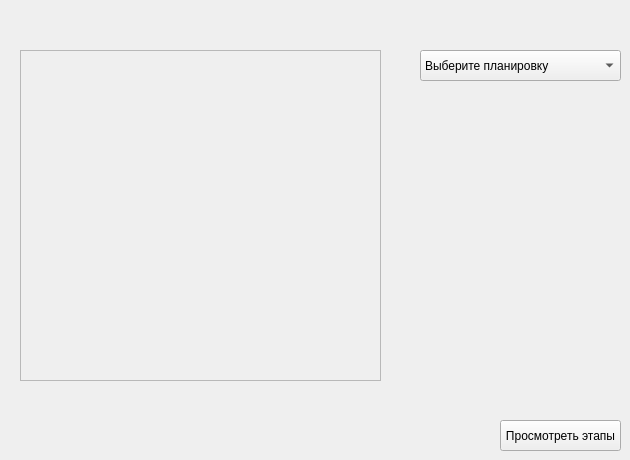
      <widget class="QWidget" name="tab">
       <attribute name="title">
        <string>Выбор</string>
       </attribute>
       <widget class="QComboBox" name="comboModelName">
        <property name="geometry">
         <rect>
          <x>420</x>
          <y>50</y>
          <width>201</width>
          <height>31</height>
         </rect>
        </property>
        <item>
         <property name="text">
          <string>Выберите планировку</string>
         </property>
        </item>
        <item>
         <property name="text">
          <string>«Лакки»</string>
         </property>
        </item>
        <item>
         <property name="text">
          <string>«Аделайн»</string>
         </property>
        </item>
        <item>
         <property name="text">
          <string>«Хейли»</string>
         </property>
        </item>
        <item>
         <property name="text">
          <string>«Матильда»</string>
         </property>
        </item>
        <item>
         <property name="text">
          <string>«Самоа»</string>
         </property>
        </item>
       </widget>
       <widget class="QPushButton" name="nextStep">
        <property name="geometry">
         <rect>
          <x>500</x>
          <y>420</y>
          <width>121</width>
          <height>31</height>
         </rect>
        </property>
        <property name="text">
         <string>Просмотреть этапы</string>
        </property>
       </widget>
       <widget class="QLabel" name="homeImage">
        <property name="geometry">
         <rect>
          <x>20</x>
          <y>50</y>
          <width>361</width>
          <height>331</height>
         </rect>
        </property>
        <property name="frameShape">
         <enum>QFrame::StyledPanel</enum>
        </property>
        <property name="text">
         <string/>
        </property>
       </widget>
       <widget class="QLabel" name="label">
        <property name="geometry">
         <rect>
          <x>420</x>
          <y>100</y>
          <width>201</width>
          <height>161</height>
         </rect>
        </property>
        <property name="text">
         <string/>
        </property>
        <property name="scaledContents">
         <bool>true</bool>
        </property>
        <property name="wordWrap">
         <bool>true</bool>
        </property>
       </widget>
      </widget>
